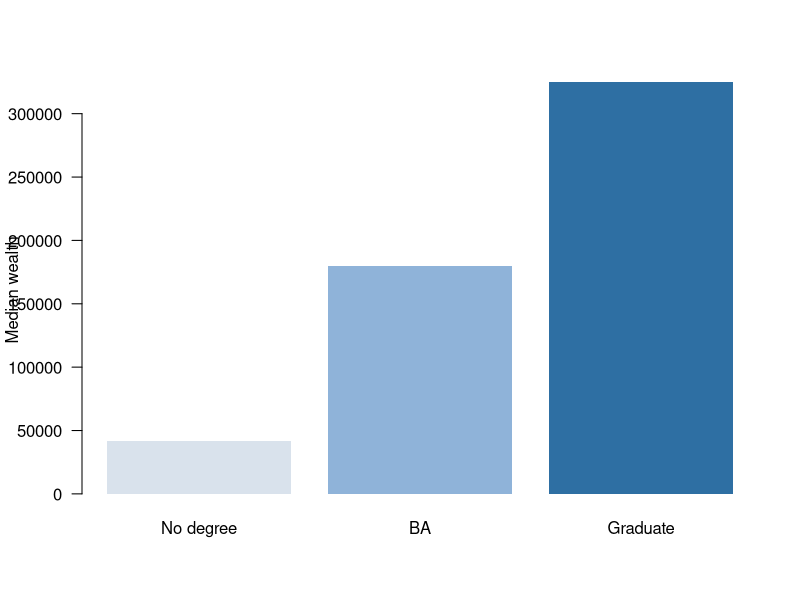

Generate this figure with R:
## ---- chunk 1
knitr::opts_chunk$set(echo = TRUE, message = FALSE, warning = FALSE)
## ---- chunk 2
summary_table <- data.frame(
  group = c("No degree", "BA", "Graduate"),
  median_wealth = c(42000, 180000, 325000)
)
barplot(
  summary_table$median_wealth,
  names.arg = summary_table$group,
  col = c("#D9E2EC", "#8FB3D9", "#2E6FA3"),
  border = NA,
  ylab = "Median wealth",
  las = 1
)
## ---- chunk 3
model <- lm(median_wealth ~ seq_along(group), data = summary_table)
coef(model)
